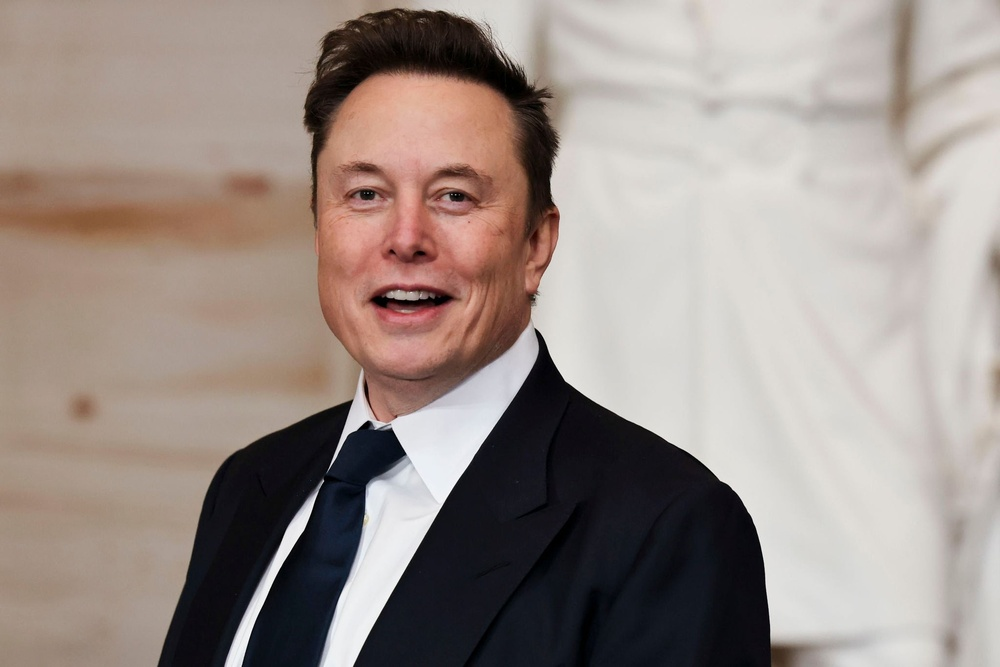
#> input picture Open CV/Image/image.jpg, 1000 x 667 px, shrunk from 2048 x 1366 before the run, found by its file name
$ python draw_on_images.py
#> lines starting #> are read from the running program, lines starting #| are printed output that depends on the picture
import cv2

image=cv2.imread("Open CV/Image/image.jpg")
#> image is the input picture: shape (667, 1000, 3); mean B, G, R 136.6, 142.6, 154.8

cv2.rectangle(image,(50,50),(200,200),(0,255,0),3)
cv2.circle(image,(150,150),50,(255,0,0),-1)
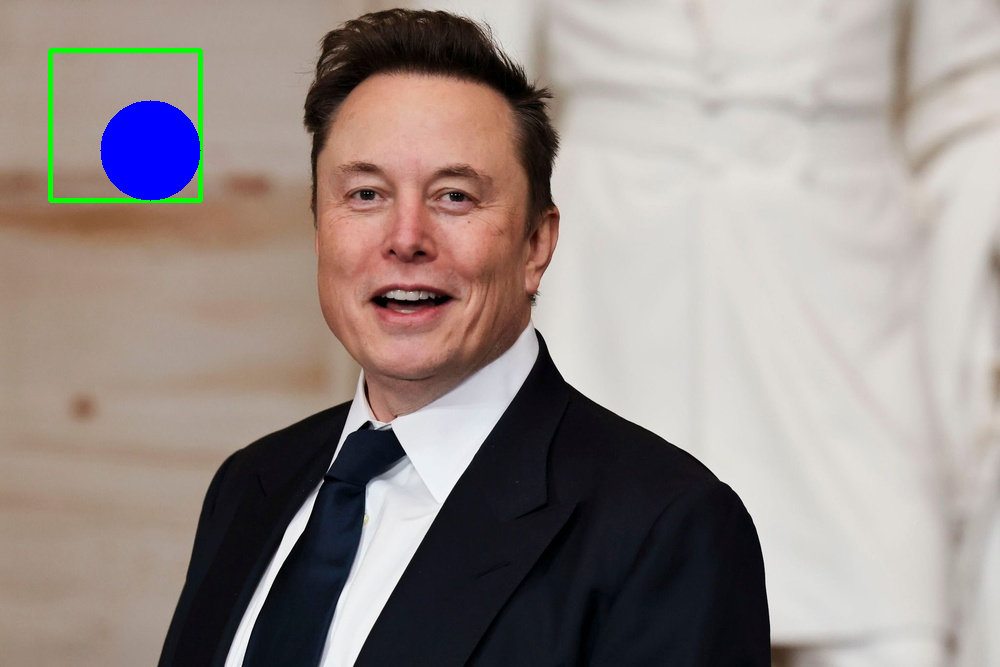
#> image: shape (667, 1000, 3); mean B, G, R 137.3, 141.3, 152.1
cv2.imshow("Elon Musk",image) #To show image
cv2.waitKey(0) #(0) means wait indefinitely until a key is pressed.
cv2.destroyAllWindows()
